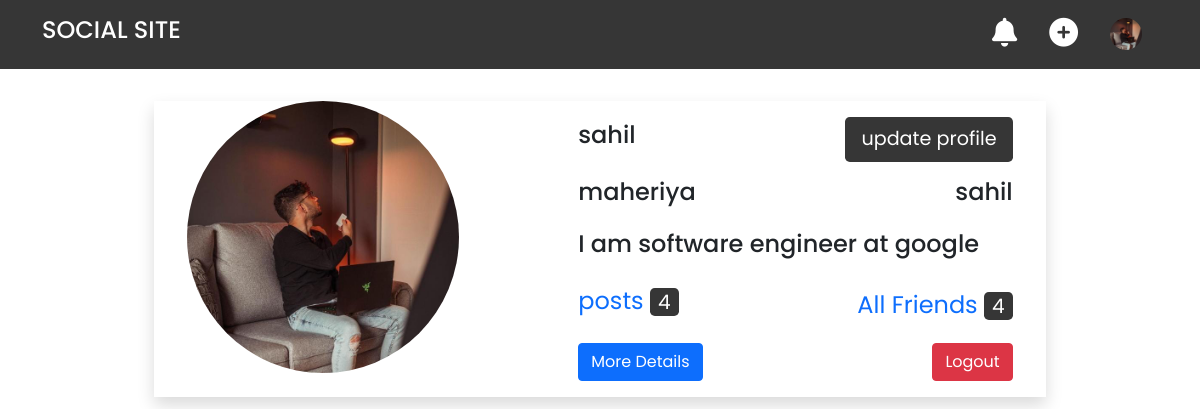
/profiles/myprofile/ (signed in), run on the app's committed database.
### profiles/models.py (models this page shows, shortened)
class Profile(models.Model):
    first_name = models.CharField(max_length=122, blank=True)
    last_name = models.CharField(max_length=122, blank=True)
    user = models.OneToOneField(User, on_delete=models.CASCADE)
    bio = models.TextField(default='No Bio...', max_length=200)
    email = models.EmailField(max_length=100, blank=True)
    country = models.CharField(max_length=50, blank=True)
    avatar = models.ImageField(default = 'avatar.png', upload_to = 'avatars/')
    friends = models.ManyToManyField(User, blank=True, related_name='friends')
    slug = models.SlugField(unique=True, blank=True)
    updated = models.DateTimeField(auto_now=True)
    created = models.DateTimeField(auto_now_add=True)
    objects = ProfileManager()
    def get_friends_no(self):
        return self.friends.all().count()
    def get_posts_no(self):
        return self.posts.all().count()
    def get_likes_given_no(self):
        likes = self.like_set.all()
        total_liked = 0
        for item in likes:
            if item.value == 'Like':
                total_liked += 1
        return total_liked
    def get_likes_received_no(self):
        posts = self.posts.all()
        total_liked = 0
        for item in posts:
            total_liked += item.liked.all().count()
        return total_liked
    __initial_first_name = None
    __initial_last_name = None
    def __init__(self, *args, **kwargs):
        super().__init__(*args, **kwargs)
        self.__initial_first_name = self.first_name
        self.__initial_last_name = self.last_name

### profiles/views.py (the view)
# urls.py: path('myprofile/', views.my_profile, name="my_profile"),
@login_required(login_url='/login/')
def my_profile(request):
    profile = Profile.objects.get(user = request.user)
    my_posts = Post.objects.filter(author = profile)
    confirm = False
    form = ProfileForm(request.POST or None, request.FILES or None, instance=profile)
    if request.method == 'POST':
        if form.is_valid():
            form.save()
            confirm = True
    return render(request, 'profiles/myprofile.html', {'profile':profile,'form':form, 'confirm':confirm, 'my_posts':my_posts})

### profiles/context_processors.py (called while the page is built)
def profile_pic(request):
    if request.user.is_authenticated:
        profile_obj =  Profile.objects.get(user = request.user)
        pic = profile_obj.avatar
        return {'picture':pic}
    return {}

def invitation_received(request):
    if request.user.is_authenticated:
        profile_obj =  Profile.objects.get(user = request.user)
        qs_count = Relationship.objects.invitation_received(profile_obj).count()
        return {'invites_num':qs_count}
    return {}

### profiles/models.py (called while the page is built)
    def invitation_received(self, receiver):
        qs = Relationship.objects.filter(receiver = receiver, status = 'send')
        return qs

### profiles/templates/profiles/myprofile.html (shortened to what this page needs)
{% extends 'base.html' %}
{% load static %}
{% block content %}
<section class="profile">
  <div class="container shadow">
    <div class="profile-img">
      <img src="{{profile.avatar.url}}" alt="">
    </div>
    <div class="profile-info">
      <div class="first-row">
        <h4>{{profile.user}}</h4>
        <a href="#" data-bs-toggle="modal" data-bs-target="#updateprofile">update profile</a>
      </div>
      {% if profile.first_name and profile.last_name %}
      <div class="second-row">
        <h4> {{profile.first_name}} </h4>
        <h4> {{profile.last_name}} </h4>
      </div>
      {% endif %}
      <div class="third-row">
        <h4> {{profile.bio}} </h4>
      </div>
      <div class="fourth-row">
        <a href="{% url 'my_posts' %}" class="fs-4 text-decoration-none mb-2"> posts <span class="px-2 fs-5">{{profile.get_posts_no}} </span> </a>
          <a href="{% url 'my_friends_list' %}" class="fs-4 text-decoration-none">All Friends <span class="px-2 fs-5"> {{profile.get_friends_no}} </span> </a>
      </div>
      <div class="fifth-row d-flex justify-content-between">
        <button type="button" class="btn btn-primary" data-bs-toggle="modal" data-bs-target="#profile-details-modal">
          More Details
        </button>
        <a href="{% url 'logout' %}" class='btn btn-danger'>Logout</a>
      </div>
    </div>
  </div>
</section>
{% endblock content %}

### static/style.css (style rules this page uses)
* { margin: 0; padding: 0; box-sizing: border-box; font-family: 'Poppins', sans-serif; transition: all 0.3s linear; }
:root { --dark:rgb(54, 54, 54); }
.profile { padding: 2rem 0; }
.profile .container { display: flex; justify-content: space-around; width: 80%; }
.profile .container .profile-img { width: 40%; }
.profile .container .profile-img img { width: 17rem; height: 17rem; object-fit: cover; border-radius: 50%; }
.profile .container .profile-info { padding: 1rem 0; width: 50%; }
.profile .container .profile-info .first-row { display: flex; justify-content: space-between; align-items: center; padding-bottom: 1rem; }
.profile .container .profile-info .first-row a { background: var(--dark); font-size: 1.2rem; padding: 0.5rem 1rem; color: #fff; text-decoration: none; border-radius: 0.3rem; }
.profile .container .profile-info .second-row { display: flex; justify-content: space-between; align-items: center; padding-bottom: 1rem; }
.profile .container .profile-info .third-row { padding-bottom: 1rem; }
.profile .container .profile-info .fourth-row { display: flex; justify-content: space-between; align-items: center; padding-bottom: 1rem; }
.profile .container .profile-info .fourth-row span { background: var(--dark); padding: 0 1rem; color: #fff; border-radius: 0.3rem; }

### data on the page
Profile: avatar (picture), user "sahil", first_name "maheriya", last_name "sahil", bio "I am software engineer at google", get_posts_no "4", get_friends_no "4"
